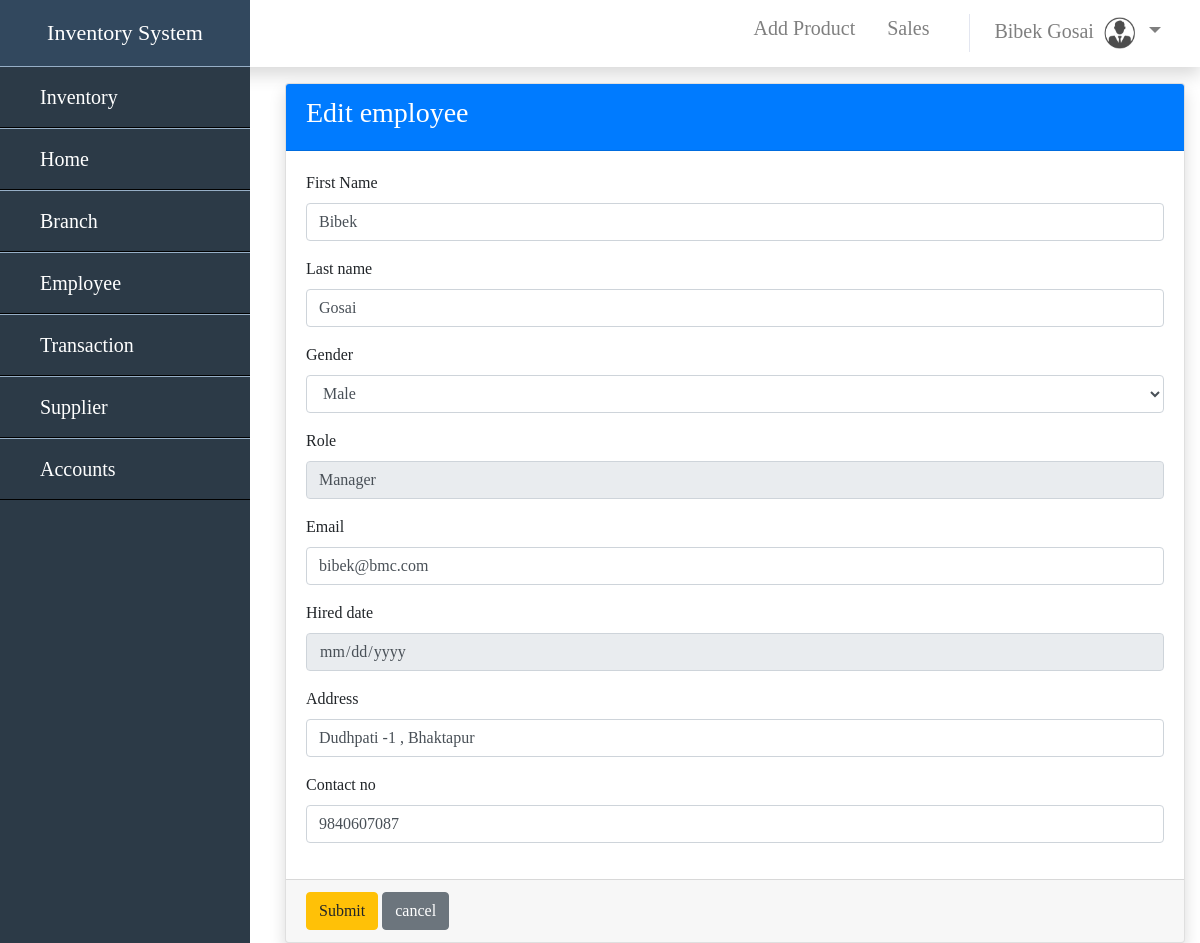
The page /emp_edit.php?action=edit&id=1 (signed in) on the database its author committed.
### tables this page shows
CREATE TABLE `employee` (
  `Employe_Id` int(11) NOT NULL,
  `fname` varchar(20) NOT NULL,
  `lname` varchar(20) NOT NULL,
  `gender` varchar(10) NOT NULL,
  `email` varchar(50) NOT NULL,
  `phone` varchar(20) NOT NULL,
  `JOB_ID` int(11) NOT NULL,
  `Hired_date` date DEFAULT NULL,
  `address` varchar(50) NOT NULL,
  `branch_id` int(11) NOT NULL
);

CREATE TABLE `job` (
  `JOB_ID` int(11) NOT NULL,
  `JOB_TITLE` varchar(20) NOT NULL
);

### emp_edit.php (the view, shortened to what this page needs)
<?php
    include'sidebar.php';
?>
<?php
$query = "SELECT Employe_Id, fname, lname, gender, email, phone, j.JOB_TITLE,j.JOB_ID,Hired_date, address FROM employee e
join job j on j.JOB_ID = e.JOB_ID where e.Employe_Id = ".$_GET['id'];
$result = mysqli_query($con,$query);
while ($row = mysqli_fetch_assoc($result)){
$fn = $row['fname'];
$ln = $row['lname'];
$ge = $row['gender'];
$phone = $row['phone'];
$em = $row['email'];
$hd = $row['Hired_date'];
$ad = $row['address'];
$jt = $row['JOB_TITLE'];
}
?>
<!DOCTYPE html>
<html lang="en">
<head>
</head>
<body>
    <div id="content">
    <div class="container">
        <div class ="card shadow">
            <form method = "POST" action ="emp_edit_trans.php">
            <div class="card-header bg-primary text-white">
                    <h3>Edit employee</h3>
                </div>
            <div class="card-body">
                <div class="form-group">
                    <label for="fname">First Name</label>
                    <input type ="text" class = "form-control" id= "fname" name = "fname" value ="<?php echo $fn?>">
                    </div>
                <div class="form-group">
                    <label for="lname">Last name</label>
                    <input type ="text" class= "form-control" id="lname"name = "lname" value ="<?php echo $ln?>">
                    </div>
                    <div class="form-group">
                        <label for="gender">Gender</label>
                        <select class="form-control" id="gender" name ="gender" value ="<?php echo $ge?>">
                            <option  name ="male"  >Male</option>
                        </select>
                    </div>
                    <div class="form-group">
                        <label for="jobtitle">Role</label>
                        <input type ="text" class ="form-control" id ="jobtitle" value = "<?php echo $jt?>"  disabled>
                    </div>
                    <div class="form-group">
                        <label for="email">Email</label>
                        <input type ="email" class= "form-control"id= "email" name = "email" value =" <?php echo $em?>">
                    </div>
                    <div class="form-group">
                        <label for="hired_date">Hired date</label>
                        <input type ="date"  class = "form-control" id="hired_date" name = "hired_date" value ="<?php echo $hd?>" disabled>
                    </div>
                    <div class="form-group">
                        <label for="address">Address</label>
                        <input type ="text" class = "form-control" id ="address" name = "address" value = "<?php echo $ad?>">
                    </div>
                    <div class="form-group">
                        <label for="phone">Contact no</label>
                        <input type ="tel" pattern = "[0-9]{3}[0-9]{4}[0-9]{3}"class = "form-control" id="phone" name = "phone" value = "<?php echo $phone?>">
                    </div>
                </div>
                    <div class="card-footer">
                        <button type = "submit" class = "btn btn-warning btn-gradiant-warning">Submit</button>
                        <a class = "btn btn-secondary btn-gradiant-secondary" href ="employee.php">cancel</a>
                    </div>
</form>
</div>
</div>
</div>
</body>
    </html>

### sidebar.php (style rules this page uses)
* { margin : 0; padding : 0; box-sizing : border-box; font-family : san-sarif; text-decoration: none ; list-style: none; }
#content { box-sizing: border-box; padding-left : 270px; }

### rows shown on the page
employee: fname "Bibek", lname "Gosai", gender "Male", JOB_ID.JOB_TITLE "Manager", email "bibek@bmc.com", address "Dudhpati -1 , Bhaktapur", phone "9840607087"

### other values the page prints
$_SESSION['FIRST_NAME'] "Bibek"
$_SESSION['LAST_NAME'] "Gosai"
